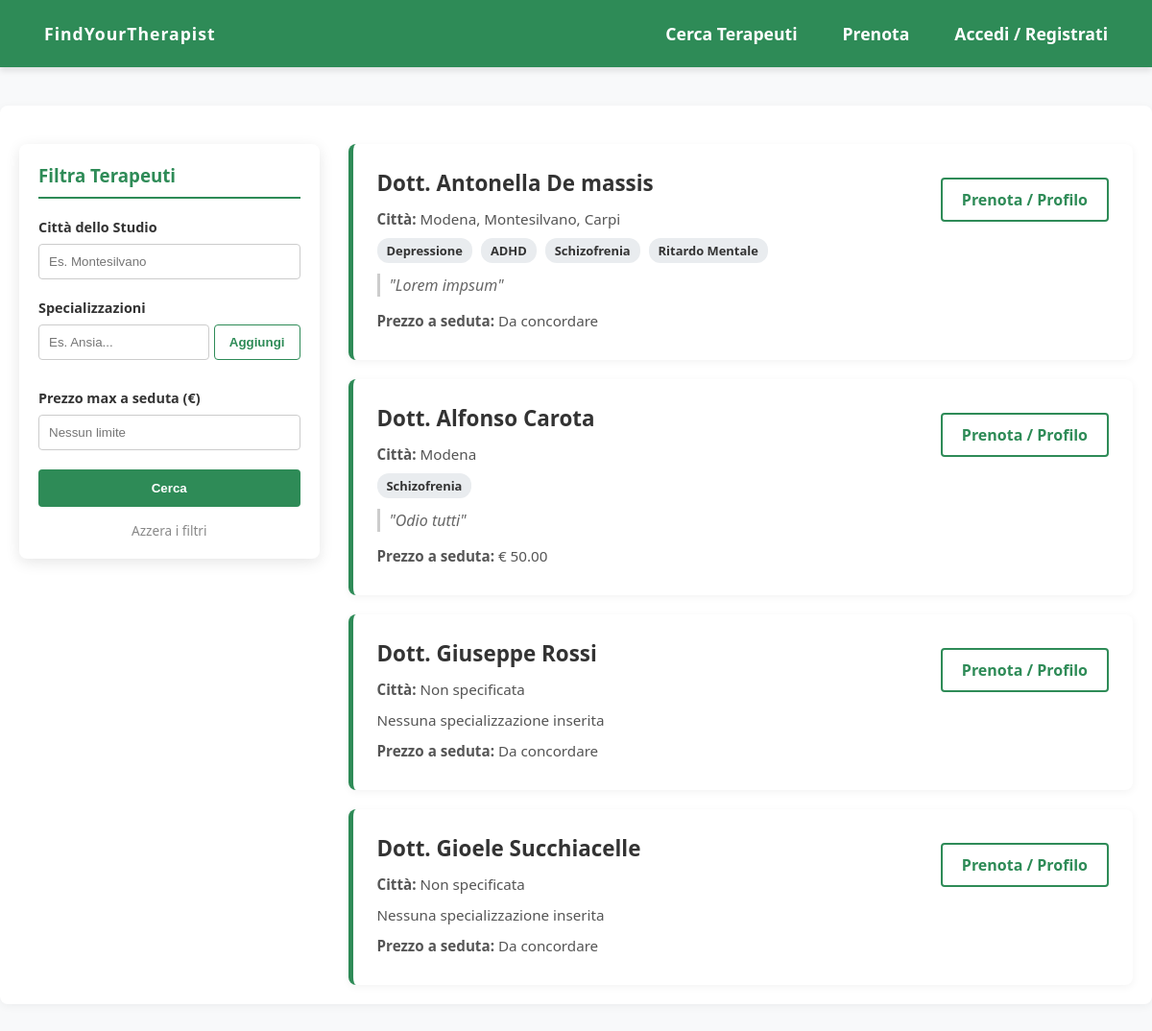
The page /utenti/vetrina/ on the database as committed earlier.
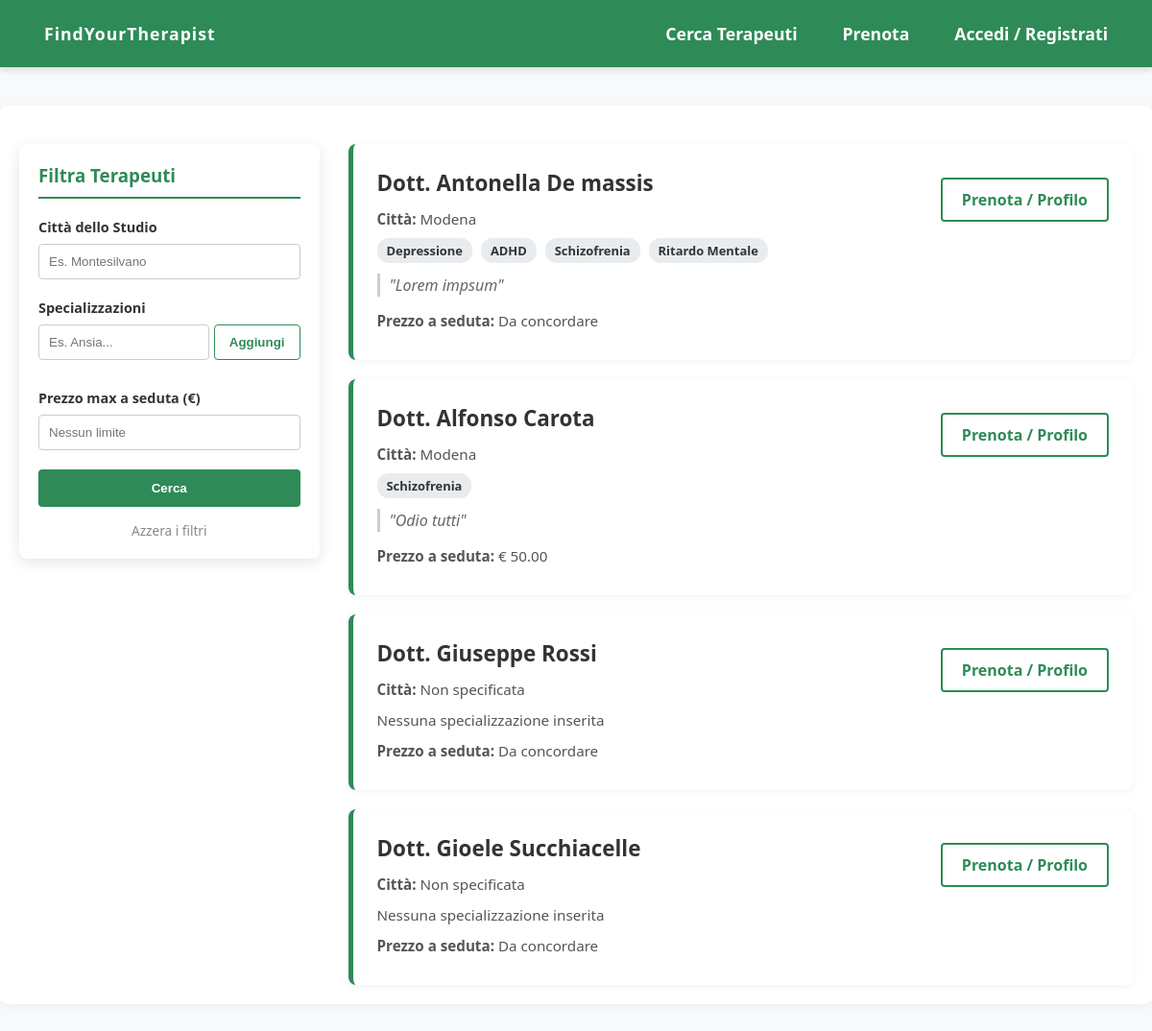
The same page on the database as committed later.
### utenti/models.py (models this page shows, shortened)
class Terapeuta(models.Model):
    user = models.OneToOneField(User, on_delete=models.CASCADE)
    numero_telefono = models.CharField(max_length=15, blank=True, null=True)
    studi = models.ManyToManyField(Studio, related_name='terapeuti', blank=True)
    prezzo = models.DecimalField(max_digits=6, decimal_places=2, blank=True, null=True)
    descrizione = models.TextField(blank=True, null=True)
    specializzazioni = models.ManyToManyField(Specializzazione, related_name='terapeuti', blank=True)
    class Meta:
        verbose_name = "Terapeuta"
        verbose_name_plural = "Terapeuti"
        ordering = ['id']

class Studio(models.Model):
    indirizzo = models.CharField(max_length=200)
    citta = models.CharField(max_length=100)
    class Meta:
        verbose_name = "Studio"
        verbose_name_plural = "Studi"
        ordering = ['id']

class Specializzazione(models.Model):
    nome = models.CharField(max_length=100)
    class Meta:
        verbose_name = "Specializzazione"
        verbose_name_plural = "Specializzazioni"
        ordering = ['id']

### utenti/views.py (the view)
# urls.py: path('vetrina/', VetrinaTerapeutiView.as_view(), name='vetrina'),
class VetrinaTerapeutiView(View):
    def get(self, request):
        terapeuti = Terapeuta.objects.all()
        citta_scelta = request.GET.get('citta')
        spec_scelte = request.GET.getlist('specializzazione')
        prezzo_max = request.GET.get('prezzo_max')
        if citta_scelta:
            terapeuti = terapeuti.filter(studi__citta__icontains=citta_scelta).distinct()
        if spec_scelte:
            terapeuti = terapeuti.filter(specializzazioni__id__in=spec_scelte).distinct()
        if prezzo_max:
            terapeuti = terapeuti.filter(
                Q(prezzo__lte=prezzo_max) | Q(prezzo__isnull=True)
            ).distinct()
        specializzazioni = Specializzazione.objects.all()
        citta_disponibili = Studio.objects.values_list('citta', flat=True).distinct()
        context = {
            'terapeuti': terapeuti,
            'specializzazioni': specializzazioni,
            'citta_disponibili': citta_disponibili,
            'valori_scelti': {
                'citta': citta_scelta or '',
                'specializzazioni': [int(s) for s in spec_scelte] if spec_scelte else [],
                'prezzo_max': prezzo_max or ''
            }
        }
        return render(request, 'utenti/vetrina.html', context)

### templates/utenti/vetrina.html (shortened to what this page needs)
{% extends 'base.html' %}
{% load static %}
{% block extra_css %}
    <link rel="stylesheet" href="{% static 'css/vetrina.css' %}?v=3">
{% endblock %}
{% block contenuto %}
<div class="vetrina-container">
    <aside class="sidebar-filtri">
        <h3>Filtra Terapeuti</h3>
        <form method="GET" action="{% url 'utenti:vetrina' %}" id="filtri-form">
            <div class="filter-group">
                <label for="citta">Città dello Studio</label>
                <input type="text" name="citta" id="citta" list="citta-list" placeholder="Es. Montesilvano" value="{{ valori_scelti.citta }}">
            </div>
            <div class="filter-group">
                <label>Specializzazioni</label>
                <div class="multi-input-group">
                    <input type="text" id="spec-input" list="spec-list" placeholder="Es. Ansia...">
                    <button type="button" id="add-spec-btn" class="btn-secondary-small">Aggiungi</button>
                </div>
            </div>
            <div class="filter-group">
                <label for="prezzo_max">Prezzo max a seduta (€)</label>
                <input type="number" name="prezzo_max" id="prezzo_max" placeholder="Nessun limite" value="{{ valori_scelti.prezzo_max }}" min="0" step="5">
            </div>
            <button type="submit" class="btn-filtra">Cerca</button>
            <a href="{% url 'utenti:vetrina' %}" style="display: block; text-align: center; margin-top: 15px; color: #888; font-size: 0.85em; text-decoration: none;">Azzera i filtri</a>
        </form>
    </aside>
    <section class="risultati-container">
        {% for terapeuta in terapeuti %}
            <div class="terapeuta-card">
                <div class="terapeuta-info">
                    <h4>Dott. {{ terapeuta.user.first_name }} {{ terapeuta.user.last_name }}</h4>
                    <p><strong>Città:</strong>
                        {% for studio in terapeuta.studi.all %}
                            {{ studio.citta }}{% if not forloop.last %}, {% endif %}
                        {% empty %}
                            Non specificata
                        {% endfor %}
                    </p>
                    <p style="margin: 12px 0;">
                        {% for spec in terapeuta.specializzazioni.all %}
                            <span class="badge-spec">{{ spec.nome }}</span>
                        {% empty %}
                            Nessuna specializzazione inserita
                        {% endfor %}
                    </p>
                    {% if terapeuta.descrizione %}
                        <div class="terapeuta-descrizione">
                            "{{ terapeuta.descrizione|truncatewords:40 }}"
                        </div>
                    {% endif %}
                    <p><strong>Prezzo a seduta:</strong> {% if terapeuta.prezzo %}€ {{ terapeuta.prezzo }}{% else %}Da concordare{% endif %}</p>
                </div>
                <div class="terapeuta-azioni">
                    {% if not user.is_authenticated %}
                       <a href="{% url 'utenti:accedi' %}" class="btn-profilo">Prenota / Profilo</a>
                    {% elif user.paziente %}
                        <a href="{% url 'prenotazioni:profilo_prenota' terapeuta.id %}" class="btn-profilo">Prenota / Profilo</a>
                    {% endif %}
                </div>
            </div>
        {% endfor %}
    </section>
</div>
{% endblock %}

Rows that differ between the two databases and show on the page:
changed Terapeuta "Lorem impsum": loses Studio (citta "Montesilvano"); loses Studio (citta "Carpi")
shown differently, row unchanged: Studio "Modena": no longer shows ","
